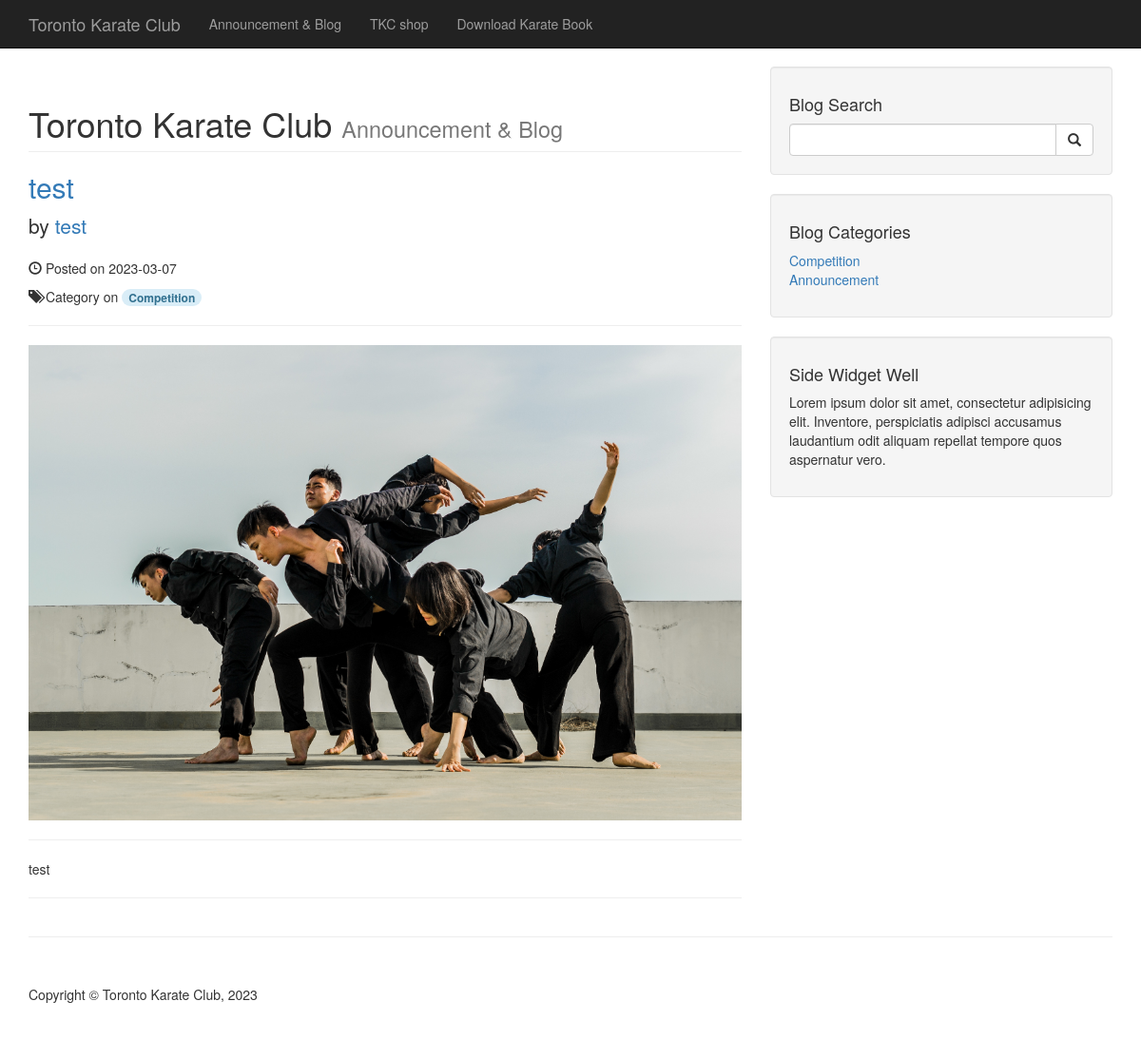
The app's page /htdocs/Project/post.php?p_id=3 with its own data.
### tables this page shows
CREATE TABLE `posts` (
  `post_id` int(3) NOT NULL,
  `post_category_id` int(3) NOT NULL,
  `post_title` varchar(255) NOT NULL,
  `post_author` varchar(255) NOT NULL,
  `post_date` date NOT NULL,
  `post_image` text NOT NULL,
  `post_content` text NOT NULL,
  `post_tags` varchar(255) NOT NULL,
  `post_status` varchar(255) NOT NULL DEFAULT 'draft'
);

CREATE TABLE `categories` (
  `cat_id` int(3) NOT NULL,
  `cat_title` varchar(255) NOT NULL
);

### htdocs/Project/post.php (the view, shortened to what this page needs)
<?php include "includes/db.php" ?>
<?php include "includes/header.php" ?>
<?php include "includes/navigation.php" ?>
<div class="container">
    <div class="row">
        <div class="col-md-8">
            <?php
            if (isset($_GET['p_id'])) {
                $post_id = $_GET['p_id'];
            }
            $query = "SELECT * FROM posts WHERE post_id = '{$post_id}' AND post_status='published'";
            $select_all_posts = mysqli_query($connection, $query);
            while ($row = mysqli_fetch_assoc($select_all_posts)) {
                $post_title = $row['post_title'];
                $post_author = $row['post_author'];
                $post_category_id = $row['post_category_id'];
                $post_date = $row['post_date'];
                $post_image = $row['post_image'];
                $post_content = $row['post_content'];
                $query = "SELECT cat_title FROM categories WHERE cat_id={$post_category_id}";
                $select_by_cat_id = mysqli_query($connection, $query);
                $row = mysqli_fetch_assoc($select_by_cat_id);
                $post_category = $row['cat_title'];
            ?>
                <h1 class="page-header">
                    Toronto Karate Club
                    <small>Announcement & Blog</small>
                </h1>
                <h2>
                    <a href="#"><?php echo $post_title ?></a>
                </h2>
                <p class="lead">
                    by <a href="index.php"><?php echo $post_author ?></a>
                </p>
                <p><span class="glyphicon glyphicon-time"></span> Posted on <?php echo $post_date ?></p>
                <p><span class="glyphicon glyphicon-tags"></span> Category on <span class='badge alert-info'><?php echo $post_category ?></span></p>
                <hr>
                <img class="img-responsive" src="images/<?php echo $post_image ?>" alt="http://placehold.it/900x300">
                <hr>
                <p><?php echo $post_content ?></p>
                <hr>
            <?php } ?>
        </div>
        <?php include "includes/sidebar.php" ?>
    </div>
    <hr>
    <?php include "includes/footer.php" ?>

### htdocs/Project/includes/sidebar.php
<div class="col-md-4">
    <div class="well">
        <h4>Blog Search</h4>
        <form action="search.php" method="post">
            <div class="input-group">
                <input name="search" type="text" class="form-control">
                <span class="input-group-btn">
                    <button name="submit" type="submit" class="btn btn-default">
                        <span class="glyphicon glyphicon-search"></span>
                    </button>
                </span>
            </div>
        </form>
    </div>
    <div class="well">
        <?php
        $query = "SELECT * FROM categories";
        $select_categories_sidebar = mysqli_query($connection, $query);
        ?>
        <h4>Blog Categories</h4>
        <div class="row">
            <div class="col-lg-12">
                <ul class="list-unstyled">
                    <?php
                    while ($row = mysqli_fetch_assoc($select_categories_sidebar)) {
                        $cat_id = $row['cat_id'];
                        $cat_title = $row['cat_title'];
                        echo "<li> <a href='category.php?c_id=$cat_id'>{$cat_title}</a></li>";
                    }
                    ?>
                </ul>
            </div>
        </div>
    </div>
    <?php include "widget.php" ?>
</div>

### htdocs/Project/css/blog-home.css (style rules this page uses)
body { padding-top: 70px; }

### records on screen
posts: post_title "test", post_author "test", post_date "2023-03-07", categories.cat_title "Competition", post_image (picture), post_content "test"
categories: cat_title "Competition"
categories: cat_title "Announcement"
